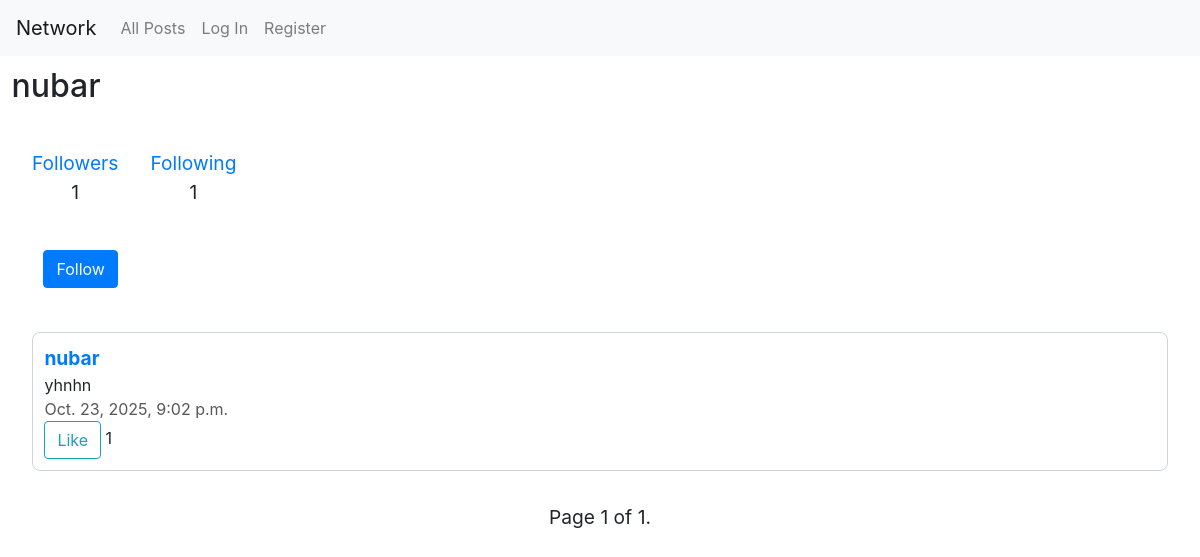
Page /profile/nubar/ on the committed database.
### network/models.py (models this page shows, shortened)
class User(AbstractUser):
    pass

class Post(models.Model):
    user=models.ForeignKey(User, on_delete=models.CASCADE, related_name="posts")
    content= models.CharField(max_length=500)
    timestamp= models.DateTimeField(auto_now_add=True)
    likes=models.ManyToManyField(User,blank=True,related_name="likes")

### network/views.py (the view, shortened to what this page needs)
# urls.py: path("profile/<str:username>/", views.profile, name="profile"),
def profile(request, username):
    profile_user = get_object_or_404(User, username=username)
    posts_list = Post.objects.filter(user=profile_user).order_by("-timestamp")
    paginator = Paginator(posts_list, 10)
    page_number = request.GET.get("page")
    posts = paginator.get_page(page_number)
    followstatus = False
    followingNumber=Follow.objects.filter(follower=profile_user, followStatus=True).count()
    followerNumber=Follow.objects.filter(following=profile_user, followStatus=True).count()
    return render(request, "network/profile.html", {
        "profile_user": profile_user,
        "followstatus": followstatus,
        "form":PostForm(),
        "posts":posts,
        "followerNumber":  followerNumber,
        "followingNumber":followingNumber,
    })

### network/templates/network/profile.html (shortened to what this page needs)
{% extends "network/layout.html" %}
{% block body %}
    <h2>{{ profile_user.username }}</h2>
    <div class='follow-detail'>
        <div>
            <a href="{% url 'showFollowers' username=profile_user.username %}">Followers</a>
            <div class="follow">{{ followerNumber }}</div>
        </div>
        <div>
            <a href="{% url 'showFollowing' username=profile_user.username %}">Following</a>
            <div class="follow">{{ followingNumber }}</div>
        </div>
    </div>
    <form method="POST" action="{% url 'follow_user' profile_user.username %}" class="follow-detail">
        {% if profile_user.username != request.user.username %}
            {% if followstatus %}
                <button type="submit" name="action" value="unfollow" class="btn btn-primary">Unfollow</button>
            {% else %}
                <button type="submit" name="action" value="follow" class="btn btn-primary">Follow</button>
            {% endif %}
        {% endif %}
    </form>
    {% for post in posts %}
        {% if profile_user.username %}
            <div class="posts" data-post-id="{{ post.id }}">
                <div class="detail-post">
                    <div><a href="{% url 'profile' post.user.username %}" class="userpost">{{ post.user.username }}</a></div>
                    <div class="post-content">{{ post.content }}</div>
                    <div class="timestamp">{{ post.timestamp }}</div>
                    <button class="like btn btn-outline-info">
                        {% if user in post.likes.all %}
                            Unlike
                        {% else %}
                            Like
                        {% endif %}
                    </button>
                    <span class="like-count">{{ post.likes.count }}</span>
                </div>
            </div>
        {% endif %}
    {% endfor %}
    <div class="pagination">
        <span class="step-links">
            <span class="current">
                Page {{ posts.number }} of {{ posts.paginator.num_pages }}.
            </span>
        </span>
    </div>
{% endblock %}

### network/static/network/styles.css (style rules this page uses)
.create-post, .posts { border: 1px solid #ced4da; border-radius: 0.5rem; margin: clamp(1rem, 3vw, 2rem) }
.posts { display: block; }
h2,.new-post, form, .detail-post { padding: 0.95vw; }
.new-post, .userpost { font-weight: 700; font-size: larger; }
.timestamp { color: #575757; }
.pagination { display: flex; justify-content: center; margin-bottom: 2rem; font-size: larger; }
.follow-detail { display: flex; flex-direction: row; gap: 2rem; margin: clamp(1rem, 3vw, 2rem); font-size: larger; }
.follow { display: flex; flex-direction: column; align-items: center; }

### rows in the picture
User: username "nubar"
Post: user.username "nubar", content "yhnhn", timestamp "Oct. 23, 2025, 9:02 p.m.", shows "Like", likes.count "1"

### other values in the picture
{{ followerNumber }} "1"
{{ followingNumber }} "1"
{{ posts.number }} "1"
{{ posts.paginator.num_pages }} "1"
